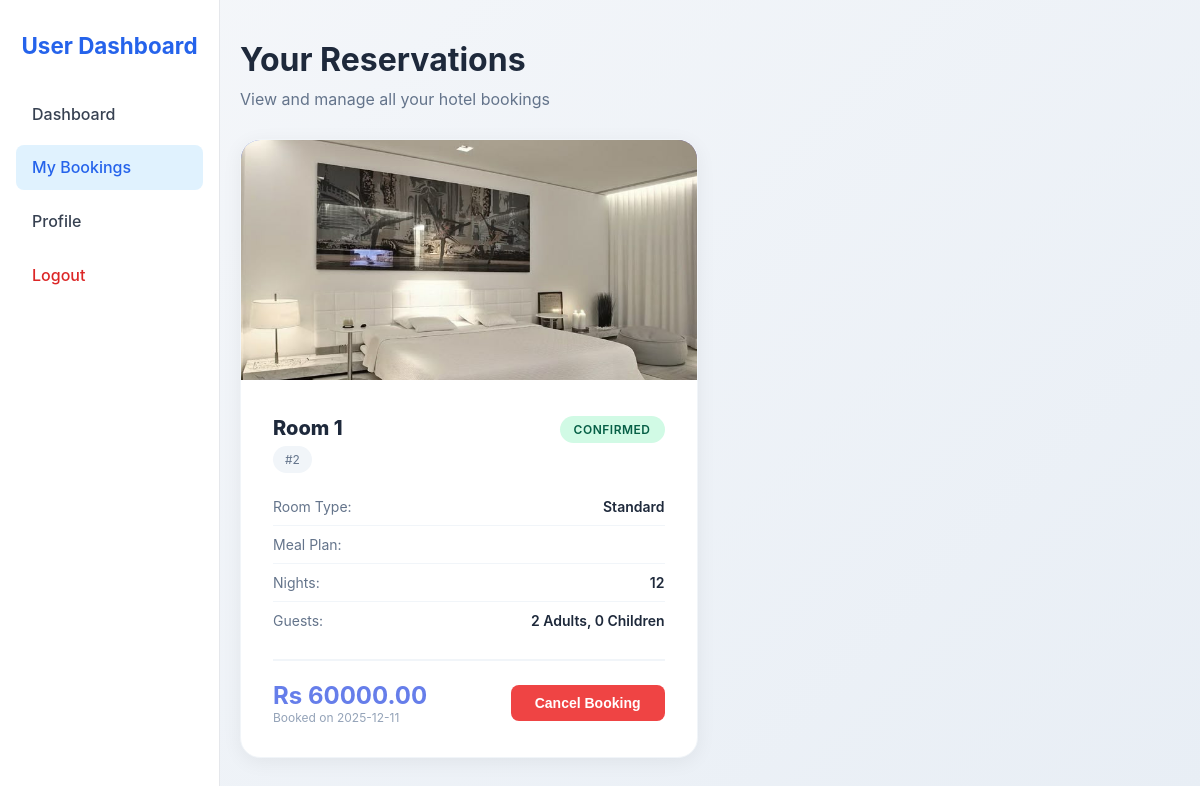
The app's page /my_bookings (signed in), older data.
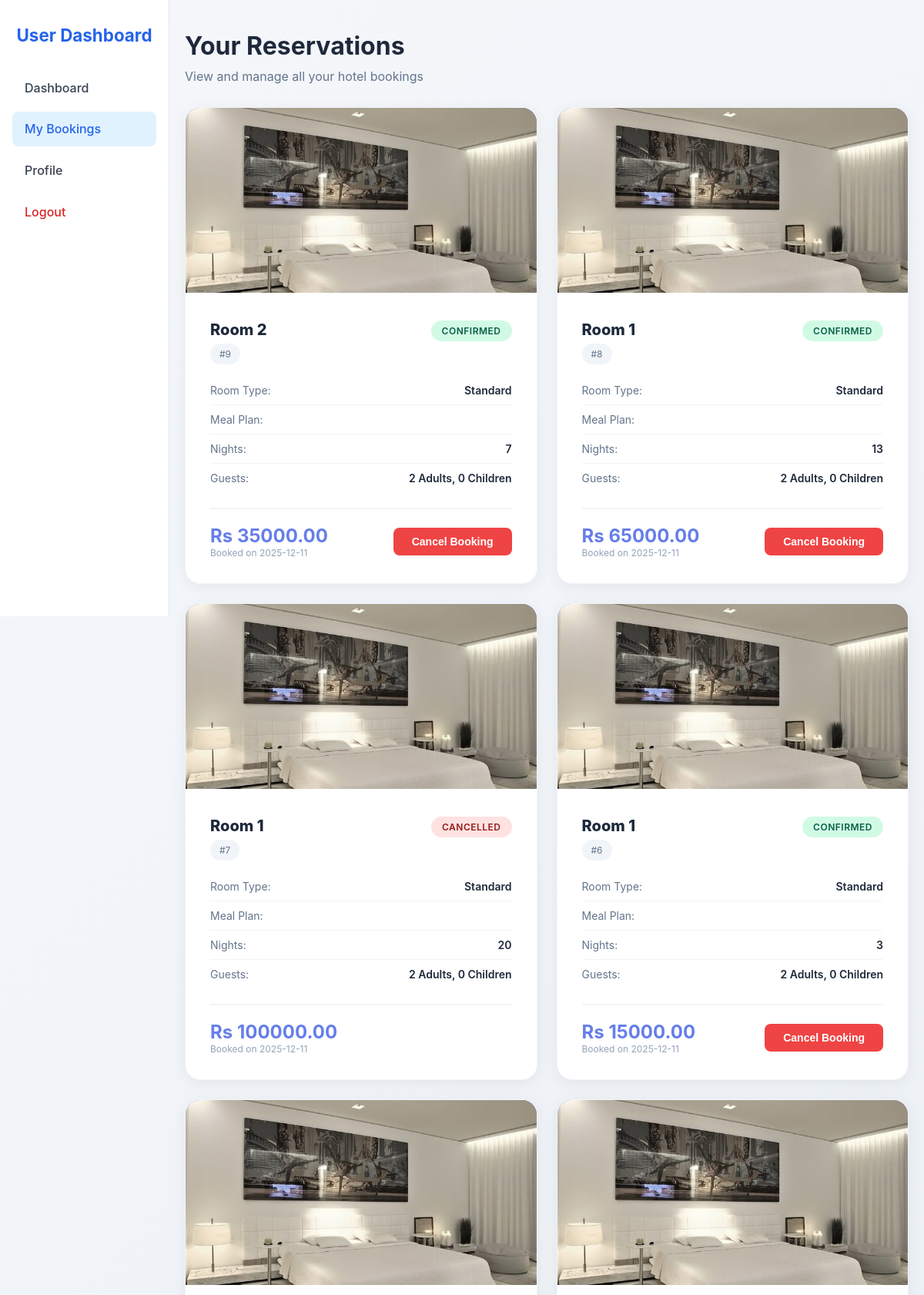
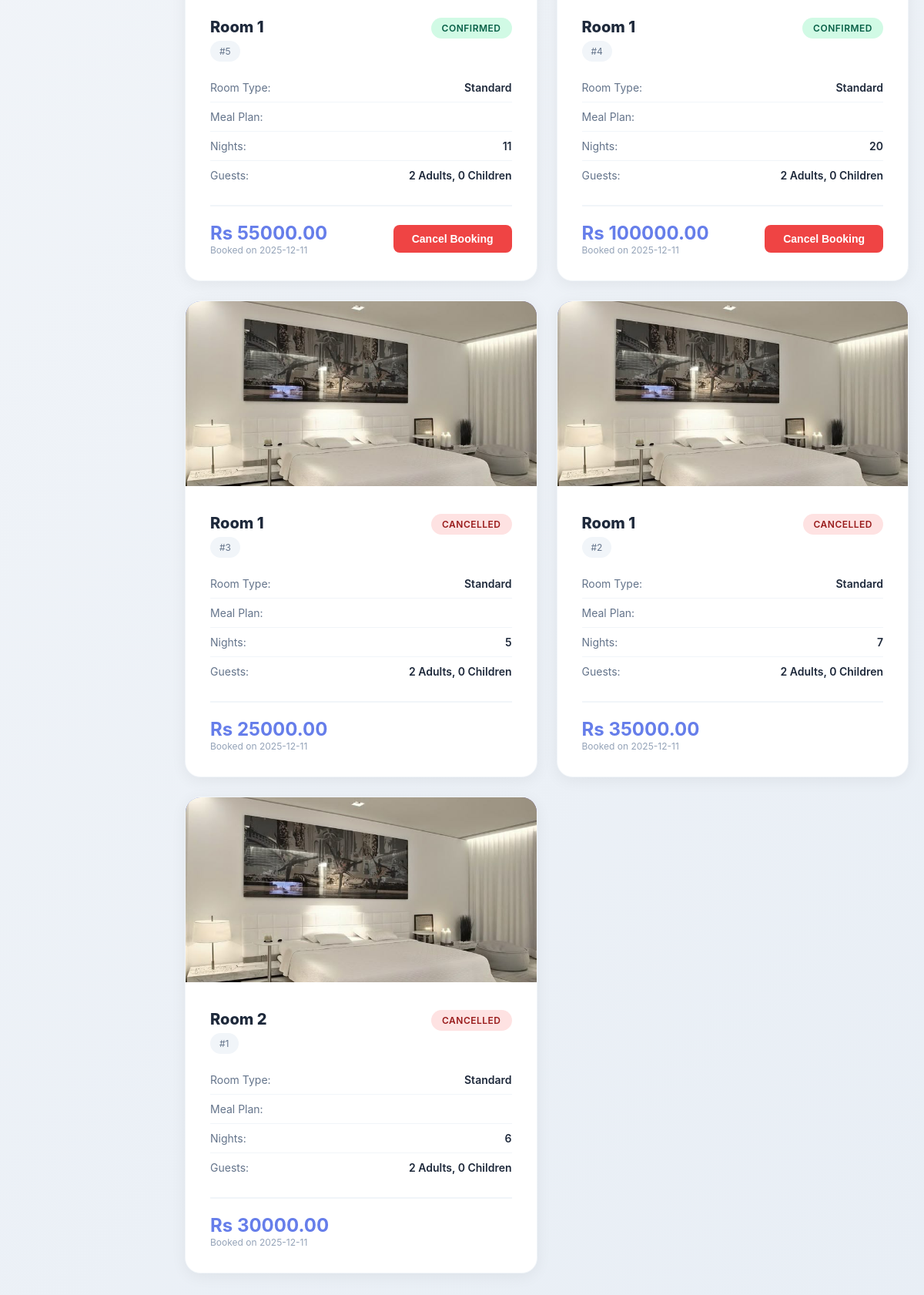
The same page, newer data (2 pictures, top to bottom).
### tables this page shows
CREATE TABLE bookings (
            booking_id INTEGER PRIMARY KEY AUTOINCREMENT,
            customer_id INTEGER NOT NULL,
            room_id INTEGER NOT NULL,
            meal_plan_id INTEGER NOT NULL,
            market_segment_id INTEGER NOT NULL,
            booking_status TEXT CHECK(booking_status IN ('Canceled','Not_Canceled')) NOT NULL,
            no_of_adults INTEGER NOT NULL,
            no_of_children INTEGER NOT NULL,
            no_of_weekend_nights INTEGER NOT NULL,
            no_of_week_nights INTEGER NOT NULL,
            required_car_parking_space INTEGER DEFAULT 0,
            lead_time INTEGER NOT NULL,
            arrival_year INTEGER NOT NULL,
            arrival_month INTEGER NOT NULL,
            arrival_date INTEGER NOT NULL,
            repeated_guest INTEGER DEFAULT 0,
            no_of_previous_cancellations INTEGER DEFAULT 0,
            no_of_previous_bookings_not_canceled INTEGER DEFAULT 0,
            avg_price_per_room REAL NOT NULL,
            no_of_special_requests INTEGER DEFAULT 0,
            total_nights INTEGER,
            total_guests INTEGER,
            created_at TIMESTAMP DEFAULT CURRENT_TIMESTAMP,
            updated_at TIMESTAMP DEFAULT CURRENT_TIMESTAMP,
            FOREIGN KEY(customer_id) REFERENCES customers(customer_id),
            FOREIGN KEY(room_id) REFERENCES rooms(room_id),
            FOREIGN KEY(meal_plan_id) REFERENCES meal_plans(meal_plan_id),
            FOREIGN KEY(market_segment_id) REFERENCES market_segments(market_segment_id)
        );

CREATE TABLE room_types (
            room_type_id INTEGER PRIMARY KEY AUTOINCREMENT,
            room_type_name TEXT UNIQUE NOT NULL,
            description TEXT,
            price_per_night INTEGER,
            image_path TEXT
        );

CREATE TABLE rooms (
            room_id INTEGER PRIMARY KEY AUTOINCREMENT,
            room_number TEXT UNIQUE NOT NULL,
            room_type_id INTEGER NOT NULL,
            price_per_night INTEGER,
            FOREIGN KEY(room_type_id) REFERENCES room_types(room_type_id) ON DELETE CASCADE
        );

### app.py (the view)
@app.route("/my_bookings")
@login_required
def my_bookings():
    user_id = session["user_id"]
    conn = get_db_connection()
    bookings = conn.execute("""
        SELECT b.booking_id, r.room_number, t.room_type_name, s.segment_name,
               b.no_of_adults, b.no_of_children, b.total_nights, b.total_guests,
               b.booking_status, b.created_at, b.avg_price_per_room, t.image_path
        FROM bookings b
        LEFT JOIN rooms r ON b.room_id = r.room_id
        LEFT JOIN room_types t ON r.room_type_id = t.room_type_id
        LEFT JOIN market_segments s ON b.market_segment_id = s.market_segment_id
        WHERE b.customer_id = ?
        ORDER BY b.created_at DESC
    """, (user_id,)).fetchall()
    conn.close()
    return render_template("my_bookings.html", bookings=bookings)

### app.py (called while the page is built)
def get_db_connection():
    conn = sqlite3.connect(DB_PATH)
    conn.row_factory = sqlite3.Row
    conn.execute("PRAGMA foreign_keys = ON")
    return conn

def login_required(f):
    @wraps(f)
    def decorated(*args, **kwargs):
        if "user_id" not in session:
            flash("Please login first.", "warning")
            next_url = request.url
            return redirect(url_for("login", next=next_url))
        return f(*args, **kwargs)
    return decorated

### templates/my_bookings.html (shortened to what this page needs)
<!DOCTYPE html>
<html lang="en">
<head>
    <link rel="stylesheet" href="{{ url_for('static', filename='css/my_bookings.css') }}">
    <link rel="stylesheet" href="{{ url_for('static', filename='css/flash.css') }}">
</head>
<body>
    <div class="dashboard">
        <aside class="sidebar">
            <h2>User Dashboard</h2>
            <nav>
                <a href="{{ url_for('user_dashboard') }}">Dashboard</a>
                <a href="{{ url_for('my_bookings') }}" class="active">My Bookings</a>
                <a href="{{ url_for('user_profile') }}">Profile</a>
                <a href="{{ url_for('logout') }}" class="logout">Logout</a>
            </nav>
        </aside>
        <div class="container">
            <div class="page-header">
                <h2>Your Reservations</h2>
                <p>View and manage all your hotel bookings</p>
            </div>
            {% if bookings %}
            <div class="bookings-grid">
                {% for booking in bookings %}
                <div class="booking-card">
                    {% if booking.image_path %}
                    <img src="{{ url_for('static', filename='uploads/rooms/' ~ booking.image_path) }}" alt="Room"
                        class="booking-image">
                    {% else %}
                    <div class="booking-image"></div>
                    {% endif %}
                    <div class="booking-content">
                        <div class="booking-header">
                            <div>
                                <div class="booking-title">Room {{ booking.room_number or 'N/A' }}</div>
                                <div class="booking-id">#{{ booking.booking_id }}</div>
                            </div>
                            <div>
                                {% if booking.booking_status == 'Not_Canceled' %}
                                <span class="status-badge status-confirmed">Confirmed</span>
                                {% elif booking.booking_status == 'Pending_Payment' %}
                                <span class="status-badge status-pending">Pending</span>
                                {% else %}
                                <span class="status-badge status-cancelled">Cancelled</span>
                                {% endif %}
                            </div>
                        </div>
                        <div class="booking-details">
                            <div class="detail-row">
                                <span class="detail-label">Room Type:</span>
                                <span class="detail-value">{{ booking.room_type_name or 'N/A' }}</span>
                            </div>
                            <div class="detail-row">
                                <span class="detail-label">Meal Plan:</span>
                            </div>
                            <div class="detail-row">
                                <span class="detail-label">Nights:</span>
                                <span class="detail-value">{{ booking.total_nights }}</span>
                            </div>
                            <div class="detail-row">
                                <span class="detail-label">Guests:</span>
                                <span class="detail-value">{{ booking.no_of_adults }} Adults, {{ booking.no_of_children
                                    }} Children</span>
                            </div>
                        </div>
                        <div class="booking-footer">
                            <div>
                                <div class="total-amount">Rs {{ "%.2f"|format(booking.avg_price_per_room *
                                    booking.total_nights) }}</div>
                                <div class="booking-date">Booked on {{ booking.created_at.split()[0] }}</div>
                            </div>
                            {% if booking.booking_status == 'Not_Canceled' %}
                            <form action="{{ url_for('cancel_booking', booking_id=booking.booking_id) }}" method="POST"
                                onsubmit="return confirm('Are you sure you want to cancel this booking?');">
                                <button type="submit" class="btn-cancel">Cancel Booking</button>
                            </form>
                            {% endif %}
                        </div>
                    </div>
                </div>
                {% endfor %}
            </div>
            {% else %}
            <div class="empty-state">
                <h3>No Bookings Yet</h3>
                <p>You haven't made any reservations. Start exploring our available rooms!</p>
                <a href="{{ url_for('user_dashboard') }}" class="btn-book">Browse Rooms</a>
            </div>
            {% endif %}
        </div>
    </div>
</body>
</html>

### static/css/my_bookings.css (style rules this page uses)
* { margin: 0; padding: 0; box-sizing: border-box; }
body { font-family: 'Inter', -apple-system, BlinkMacSystemFont, 'Segoe UI', Arial, sans-serif; background: linear-gradient(135deg, #f5f7fa 0%, #e8eef5 100%); color: #1e293b; }
.dashboard { display: flex; min-height: 100vh; }
.sidebar { width: 220px; background: #ffffff; border-right: 1px solid #e5e7eb; padding: 2rem 1rem; position: fixed; height: 100vh; }
.sidebar h2 { font-size: 1.4rem; font-weight: 700; text-align: center; margin-bottom: 2rem; color: #2563eb; }
.sidebar nav { display: flex; flex-direction: column; gap: 0.5rem; }
.sidebar nav a { padding: 0.8rem 1rem; color: #374151; text-decoration: none; border-radius: 8px; font-weight: 500; transition: all 0.2s ease-in-out; }
.sidebar nav a:hover, .sidebar nav a.active { background: #e0f2fe; color: #2563eb; }
.sidebar nav a.logout { margin-top: auto; color: #dc2626; }
.container { flex: 1; margin-left: 220px; padding: 40px 20px; width: calc(100% - 220px); }
.page-header { margin-bottom: 30px; }
.page-header h2 { font-size: 32px; color: #1e293b; margin-bottom: 10px; }
.page-header p { color: #64748b; font-size: 16px; }
.bookings-grid { display: grid; grid-template-columns: repeat(auto-fill, minmax(350px, 1fr)); gap: 25px; width: 100%; }
.booking-card { width: 100%; background: white; border-radius: 20px; overflow: hidden; box-shadow: 0 4px 20px rgba(0, 0, 0, 0.06); transition: all 0.4s cubic-bezier(0.4, 0, 0.2, 1); border: 1px solid #f1f5f9; }
.booking-image { width: 100%; height: 240px; object-fit: cover; background: linear-gradient(135deg, #667eea 0%, #764ba2 100%); transition: transform 0.4s ease; }
.booking-content { padding: 32px; }
.booking-header { display: flex; justify-content: space-between; align-items: start; margin-bottom: 15px; }
.booking-title { font-size: 20px; font-weight: 800; color: #1e293b; }
.booking-id { font-size: 12px; color: #64748b; background: #f1f5f9; padding: 6px 12px; border-radius: 14px; margin-top: 6px; display: inline-block; }
.booking-details { margin: 15px 0; }
.detail-row { display: flex; justify-content: space-between; padding: 10px 0; border-bottom: 1px solid #f1f5f9; }
.detail-row:last-child { border-bottom: none; }
.detail-label { color: #64748b; font-size: 14px; }
.detail-value { color: #1e293b; font-weight: 600; font-size: 14px; }
.status-badge { display: inline-block; padding: 6px 14px; border-radius: 20px; font-size: 12px; font-weight: 600; text-transform: uppercase; letter-spacing: 0.5px; }
.status-confirmed { background: #d1fae5; color: #065f46; }
.status-cancelled { background: #fee2e2; color: #991b1b; }
.booking-footer { margin-top: 20px; padding-top: 20px; border-top: 2px solid #f1f5f9; display: flex; justify-content: space-between; align-items: center; flex-wrap: wrap; gap: 15px; }
.total-amount { font-size: 24px; font-weight: 700; color: #667eea; }
.booking-date { font-size: 12px; color: #94a3b8; }
.btn-cancel { padding: 10px 24px; background: #ef4444; color: white; text-decoration: none; border-radius: 8px; font-weight: 600; border: none; cursor: pointer; transition: all 0.3s; font-size: 14px; }

Row changes from the older to the newer data that the page shows:
added bookings: image_path (picture), room_number "2", booking_id "9", booking_status "CONFIRMED", room_type_name "Standard", total_nights "7", no_of_adults "2", no_of_children "0", avg_price_per_room+total_nights "35000.00", created_at "2025-12-11"
added bookings: image_path (picture), room_number "1", booking_id "8", booking_status "CONFIRMED", room_type_name "Standard", total_nights "13", no_of_adults "2", no_of_children "0", avg_price_per_room+total_nights "65000.00", created_at "2025-12-11"
added bookings: image_path (picture), room_number "1", booking_id "7", booking_status "CANCELLED", room_type_name "Standard", total_nights "20", no_of_adults "2", no_of_children "0", avg_price_per_room+total_nights "100000.00", created_at "2025-12-11"
added bookings: image_path (picture), room_number "1", booking_id "6", booking_status "CONFIRMED", room_type_name "Standard", total_nights "3", no_of_adults "2", no_of_children "0", avg_price_per_room+total_nights "15000.00", created_at "2025-12-11"
added bookings: image_path (picture), room_number "1", booking_id "5", booking_status "CONFIRMED", room_type_name "Standard", total_nights "11", no_of_adults "2", no_of_children "0", avg_price_per_room+total_nights "55000.00", created_at "2025-12-11"
added bookings: image_path (picture), room_number "1", booking_id "4", booking_status "CONFIRMED", room_type_name "Standard", total_nights "20", no_of_adults "2", no_of_children "0", avg_price_per_room+total_nights "100000.00", created_at "2025-12-11"
added bookings: image_path (picture), room_number "1", booking_id "3", booking_status "CANCELLED", room_type_name "Standard", total_nights "5", no_of_adults "2", no_of_children "0", avg_price_per_room+total_nights "25000.00", created_at "2025-12-11"
changed bookings id 2: total_nights "12" → "7"; avg_price_per_room+total_nights "60000.00" → "35000.00"; booking_status "CONFIRMED Cancel Booking" → "CANCELLED"
now on this page (row edited): bookings: image_path (picture), room_number "2", booking_id "1", booking_status "CANCELLED", room_type_name "Standard", total_nights "6", no_of_adults "2", no_of_children "0", avg_price_per_room+total_nights "30000.00", created_at "2025-12-11"
